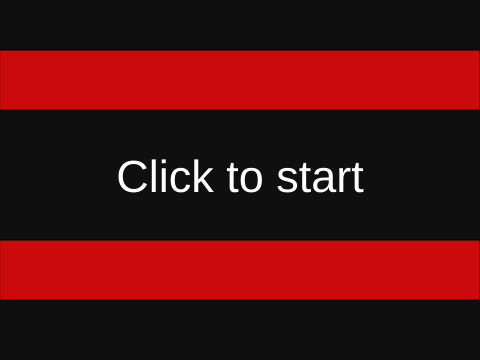
Frame 1 (no input)
Frame 60 (no input): identical to frame 1, image omitted
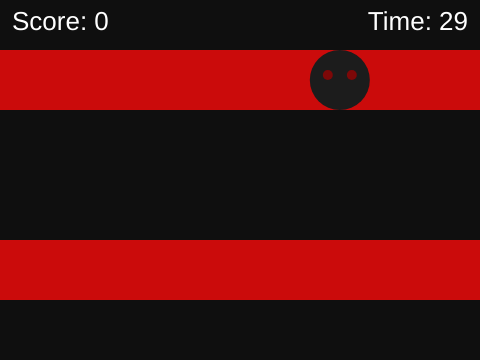
Frame 120 (the mouse pressed at the canvas centre since frame 60)

The p5.js sketch that drew these frames (run headless with seeded random() and noise() and a simulated clock; from frame 60 on, the mouse is pressed at the canvas centre):

// p5.js sketch
// ── sketch.js
let ghost;
let score = 0;
let duration = 30;
let startTime;
let state = 'start';
let spawnEvery = 60;
function setup() {
  createCanvas(480, 360);
  spawnGhost();
}
function draw() {
  background("#0f0f0f");
   fill("#cb0b0b")
  rect(0,50,480,60)
   fill("#cb0b0b")
  rect(0,240,480,60)
   
 

  if (state === 'start') {
    textAlign(CENTER, CENTER);
    fill(255);
    textSize(45);
    text('Click to start', width / 2, height / 2);
    return;
  }

  if (state === 'over') {
    textAlign(CENTER, CENTER);
    fill(255);
    textSize(22);
    text('Game over\nScore: ' + score + '\nClick to retry', width / 2, height / 2);
    return;
  }
   let elapsed = (millis() - startTime) / 1000;
  let timeLeft = max(0, duration - elapsed);
  if (timeLeft <= 0) {
    state = 'over';
    return;
  }
   if (frameCount % spawnEvery === 0) spawnGhost();
  drawGhost(ghost.x, ghost.y);

  textAlign(LEFT, TOP);
  fill(255);
  textSize(26);
  text('Score: ' + score, 12, 10);
  textAlign(RIGHT, TOP);
  text('Time: ' + ceil(timeLeft), width - 12, 10);
}
function mousePressed() {
  if (state === 'start' || state === 'over') {
    state = 'play';
    score = 0;
    startTime = millis();
    spawnGhost();
    return;
  }
  if (dist(mouseX, mouseY, ghost.x, ghost.y) < 30) {
    score++;
    spawnGhost();
  }
}
function spawnGhost() {
  ghost = { x: random(40, width - 40), y: (40, 120- 40) };
}
 

function drawGhost(x, y) {
  noStroke();
  fill("#1c1c1c");
  ellipse(x, y, 60, 60);
  fill("#7d0808");
  ellipse(x - 12, y - 5, 10);
  ellipse(x + 12, y - 5, 10);
}




  
